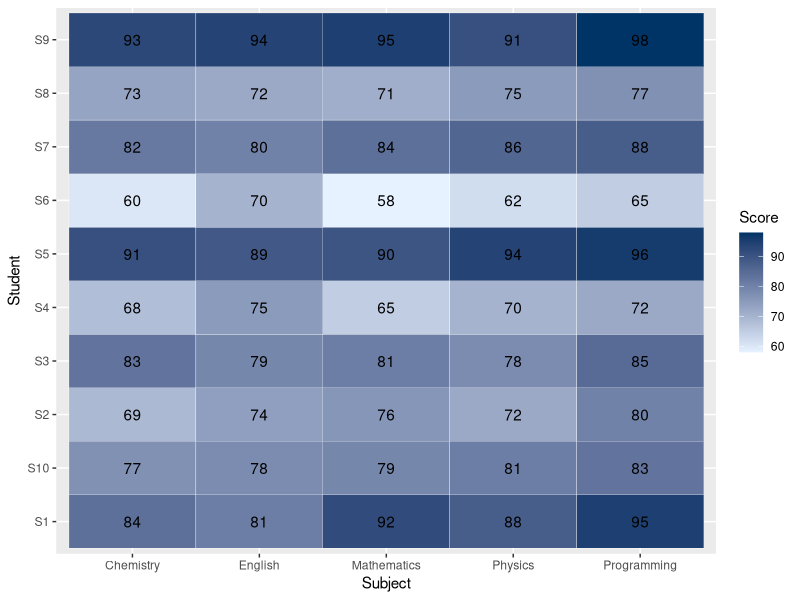

Here is the R script that generated this plot:
library(ggplot2)
library(dplyr)
library(tidyr)
student_long <- data.frame(
  Student = paste0('S', rep(1:10, each=5)),
  Subject = rep(c('Mathematics', 'Physics', 'Chemistry', 'Programming',
                  'English'), 10),
  Score = c(92,88,84,95,81, 76,72,69,80,74, 81,78,83,85,79, 65,70,68,72,75,
            90,94,91,96,89, 58,62,60,65,70, 84,86,82,88,80, 71,75,73,77,72, 95,91,93,98,94,
            79,81,77,83,78)
)
ggplot(student_long, aes(x=Subject, y=Student, fill=Score)) +
  geom_tile(color='white') + scale_fill_gradient(low='#e6f2ff', high='#003366') +
  geom_text(aes(label=Score))
student_long %>% group_by(Student) %>% summarize(Total = sum(Score)) %>%
  arrange(desc(Total)) %>% slice(1)
student_long %>% group_by(Subject) %>% summarize(Avg = mean(Score)) %>%
  arrange(desc(Avg)) %>% slice(1)
student_long %>% group_by(Student) %>% summarize(Avg = mean(Score)) %>%
  filter(Avg < 75)
